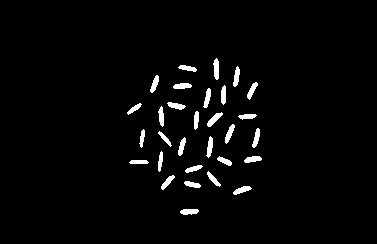
#> input picture computerVision/lab4/results/task1_closed.png, 377 x 244 px, given in place of rice.png, which was not available
$ python task1.py
#> lines starting #> are read from the running program, lines starting #| are printed output that depends on the picture; after the words box and inside, x2 and y2 are one past the last pixel; in counts of white or black regions, pixels touching at a corner belong together
### computerVision/lab4/core.py
import os

import cv2
import matplotlib.pyplot as plt


def prepare_environment(script_path):
    os.chdir(os.path.dirname(os.path.abspath(script_path)))
    os.makedirs("results", exist_ok=True)


def load_image(path, flags=cv2.IMREAD_COLOR):
#> called with path = 'images/rice.png', flags = 0
    image = cv2.imread(path, flags)
#> image: shape (244, 377); 2.7% white; 30 white regions, largest, box (x1, y1, x2, y2) and area: (213, 58, 219, 80) 100, (207, 112, 223, 127) 100, (225, 124, 235, 144) 94
    if image is None:
        raise FileNotFoundError(f"Не удалось прочитать {path}")
    return image


def otsu_threshold(image, inverse=False):
    mode = cv2.THRESH_BINARY_INV if inverse else cv2.THRESH_BINARY
    return cv2.threshold(image, 0, 255, mode + cv2.THRESH_OTSU)


def save_images(prefix, images):
    for name, image in images.items():
        cv2.imwrite(f"results/{prefix}_{name}.png", image)


def save_comparison(images, titles, path, layout, figsize, cmaps=None,
                    vmin=None, vmax=None):
    """Сохраняет сетку сравнения с отдельными палитрами и общим диапазоном."""
    plt.figure(figsize=figsize)
    for index, (image, title) in enumerate(zip(images, titles)):
        plt.subplot(*layout, index + 1)
        cmap = "gray" if cmaps is None else cmaps[index]
        plt.imshow(image, cmap=cmap, vmin=vmin, vmax=vmax)
        plt.title(title)
        plt.axis("off")
    plt.tight_layout()
    plt.savefig(path, dpi=150)


def finish_plots():
    if plt.get_backend().lower() != "agg":
        plt.show()
    plt.close("all")

### computerVision/lab4/task1.py
import cv2
import numpy as np
import matplotlib.pyplot as plt

if __package__:
    from .core import (finish_plots, load_image, otsu_threshold,
                       prepare_environment, save_comparison, save_images)
else:
    from core import (finish_plots, load_image, otsu_threshold,
                      prepare_environment, save_comparison, save_images)


def main():
    prepare_environment(__file__)

    original = load_image("images/rice.png", cv2.IMREAD_GRAYSCALE)


    threshold, binary = otsu_threshold(original)
#> threshold = 0
    kernel = cv2.getStructuringElement(cv2.MORPH_ELLIPSE, (3, 3))

    eroded = cv2.erode(binary, kernel)
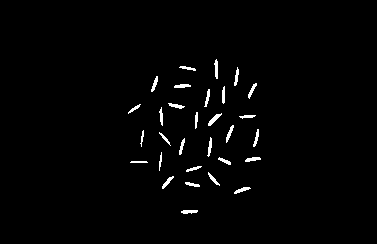
#> eroded: shape (244, 377); 1.5% white; 30 white regions, largest, box (x1, y1, x2, y2) and area: (208, 113, 222, 126) 66, (214, 59, 218, 79) 57, (226, 125, 234, 143) 55
    dilated = cv2.dilate(binary, kernel)
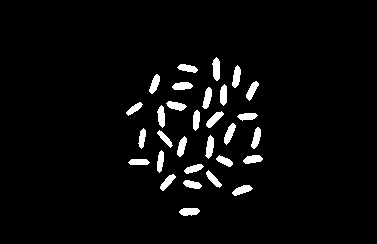
#> dilated: shape (244, 377); 4.1% white; 30 white regions, largest, box (x1, y1, x2, y2) and area: (212, 57, 220, 81) 147, (205, 135, 214, 159) 140, (206, 111, 224, 128) 138
    opened = cv2.morphologyEx(binary, cv2.MORPH_OPEN, kernel)
    closed = cv2.morphologyEx(opened, cv2.MORPH_CLOSE, kernel)
    removed = cv2.subtract(binary, opened)
#> removed: shape (244, 377); every value is 0
    added = cv2.subtract(closed, opened)

    print("Порог Оцу:", threshold)
#| Порог Оцу: 0.0
    print("Удалено пикселей при открытии:", np.count_nonzero(removed))
#| Удалено пикселей при открытии: 0
    print("Добавлено пикселей при закрытии:", np.count_nonzero(added))
#| Добавлено пикселей при закрытии: 0

    images = [original, binary, eroded, dilated, opened, closed]
    names = ["original", "binary", "eroded", "dilated", "opened", "closed"]
    titles = ["Фотография риса", "Бинаризация по Оцу", "Эрозия: эллипс 3 × 3",
              "Дилатация: эллипс 3 × 3", "Открытие: удаление выступов",
              "Закрытие после открытия"]

    save_images("task1", dict(zip(names, images)))
#> the loop in save_images, `for name, image in images.items():` made 6 passes
#> name on passes 1 to 6: 'original', 'binary', 'eroded', 'dilated', 'opened', 'closed'
    save_comparison(images, titles, "results/task1_comparison.png",
                    layout=(2, 3), figsize=(12, 8), vmin=0, vmax=255)
#> the loop in save_comparison, `for index, (image, title) in enumerate(zip(images, titles)):` made 6 passes
#> title on passes 1 to 6: 'Фотография риса', 'Бинаризация по Оцу', 'Эрозия: эллипс 3 × 3', 'Дилатация: эллипс 3 × 3', 'Открытие: удаление выступов', 'Закрытие после открытия'

    changes = cv2.cvtColor(binary, cv2.COLOR_GRAY2RGB)
#> changes is the input picture: shape (244, 377, 3); 2.7% white; 30 white regions, largest, box (x1, y1, x2, y2) and area: (213, 58, 219, 80) 100, (207, 112, 223, 127) 100, (225, 124, 235, 144) 94
    changes[removed > 0] = [255, 0, 0]
    changes[added > 0] = [0, 180, 255]
    plt.figure(figsize=(12, 5))
    for index, image in enumerate([binary, closed, changes]):
        plt.subplot(1, 3, index + 1)
        plt.imshow(image[55:195, 115:270], cmap="gray", vmin=0, vmax=255,
                   interpolation="nearest")
        plt.title(["До обработки", "После обработки",
                   "Красный: удалено; голубой: добавлено"][index])
        plt.axis("off")
#> this loop made 3 passes
    plt.tight_layout()
    plt.savefig("results/task1_details.png", dpi=180)
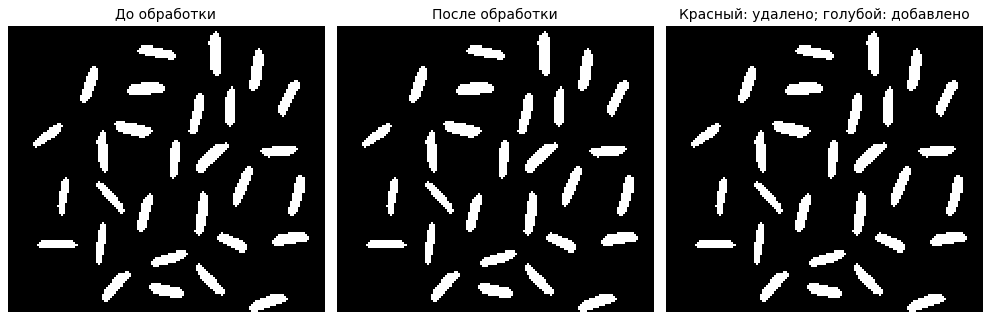
#> figure drawn by matplotlib, 3 panels
    save_images("task1", {"removed": removed, "added": added})
#> the loop in save_images (call 2), `for name, image in images.items():` made 2 passes

    finish_plots()


if __name__ == "__main__":
    main()

$ run again, on computerVision/lab4/results/task2_boundary.png
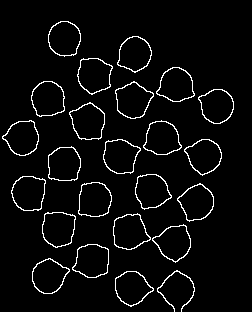
#> input picture computerVision/lab4/results/task2_boundary.png, 252 x 312 px, given in place of rice.png, which was not available
#> image: shape (312, 252); 4.4% white in thin lines or dots, all inside (x1, y1, x2, y2) = (2, 21, 234, 312)
#> threshold = 0
#> eroded: shape (312, 252); every value is 0
#> in main, `dilated = cv2.dilate(binary, kernel)`:
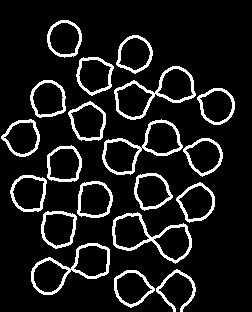
#> dilated: shape (312, 252); 10.6% white; 20 white regions, largest, box (x1, y1, x2, y2) and area: (102, 119, 183, 175) 711, (112, 212, 192, 264) 711, (114, 66, 196, 120) 708
#| Порог Оцу: 0.0
#| Удалено пикселей при открытии: 3422
#| Добавлено пикселей при закрытии: 0
#> the loop in save_images, `for name, image in images.items():` made 6 passes
#> name on passes 1 to 6: 'original', 'binary', 'eroded', 'dilated', 'opened', 'closed'
#> the loop in save_comparison, `for index, (image, title) in enumerate(zip(images, titles)):` made 6 passes
#> title on passes 1 to 6: 'Фотография риса', 'Бинаризация по Оцу', 'Эрозия: эллипс 3 × 3', 'Дилатация: эллипс 3 × 3', 'Открытие: удаление выступов', 'Закрытие после открытия'
#> in main, changes is the input picture: shape (312, 252, 3); 4.4% white in thin lines or dots, all inside (x1, y1, x2, y2) = (2, 21, 234, 312)
#> changes: shape (312, 252, 3); 4.35% of pixels changed, all inside (x1, y1, x2, y2) = (2, 21, 234, 312)
#> the loop in main, `for index, image in enumerate([binary, closed, changes]):` made 3 passes
#> in main, `plt.savefig("results/task1_details.png", dpi=180)`:
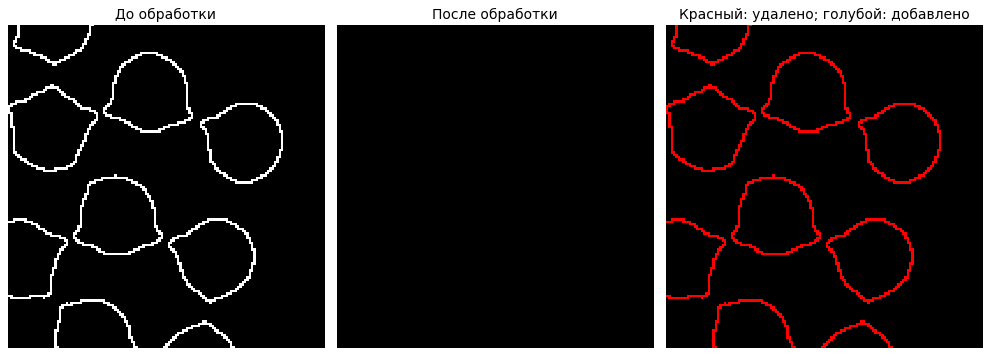
#> figure drawn by matplotlib, 3 panels
#> the loop in save_images (call 2), `for name, image in images.items():` made 2 passes

$ run again, on computerVision/lab4/results/task2_eroded.png
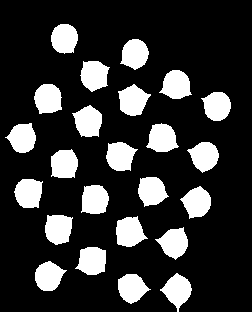
#> input picture computerVision/lab4/results/task2_eroded.png, 252 x 312 px, given in place of rice.png, which was not available
#> image: shape (312, 252); 20.2% white; 24 white regions, largest, box (x1, y1, x2, y2) and area: (116, 216, 148, 247) 694, (118, 84, 151, 116) 690, (72, 105, 102, 137) 681
#> threshold = 0
#> eroded: shape (312, 252); 17.6% white; 24 white regions, largest, box (x1, y1, x2, y2) and area: (119, 85, 150, 115) 600, (117, 218, 146, 246) 600, (74, 106, 101, 136) 590
#> dilated: shape (312, 252); 23.1% white; 24 white regions, largest, box (x1, y1, x2, y2) and area: (115, 215, 149, 248) 792, (117, 83, 152, 117) 784, (71, 104, 103, 138) 776
#> opened: shape (312, 252); 20.1% white; 24 white regions, largest, box (x1, y1, x2, y2) and area: (116, 217, 147, 247) 690, (118, 84, 151, 116) 688, (73, 105, 102, 137) 676
#> in main, `removed = cv2.subtract(binary, opened)`:
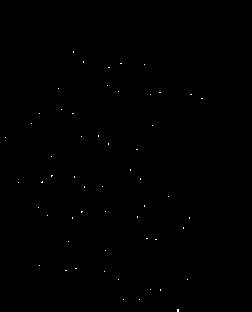
#> removed: shape (312, 252); 0.12% white in thin lines or dots, all inside (x1, y1, x2, y2) = (5, 51, 203, 312)
#> added: shape (312, 252); every value is 0
#| Порог Оцу: 0.0
#| Удалено пикселей при открытии: 92
#| Добавлено пикселей при закрытии: 0
#> the loop in save_images, `for name, image in images.items():` made 6 passes
#> name on passes 1 to 6: 'original', 'binary', 'eroded', 'dilated', 'opened', 'closed'
#> the loop in save_comparison, `for index, (image, title) in enumerate(zip(images, titles)):` made 6 passes
#> title on passes 1 to 6: 'Фотография риса', 'Бинаризация по Оцу', 'Эрозия: эллипс 3 × 3', 'Дилатация: эллипс 3 × 3', 'Открытие: удаление выступов', 'Закрытие после открытия'
#> in main, changes is the input picture: shape (312, 252, 3); 20.2% white; 24 white regions, largest, box (x1, y1, x2, y2) and area: (116, 216, 148, 247) 694, (118, 84, 151, 116) 690, (72, 105, 102, 137) 681
#> changes: shape (312, 252, 3); 0.12% of pixels changed, all inside (x1, y1, x2, y2) = (5, 51, 203, 312)
#> the loop in main, `for index, image in enumerate([binary, closed, changes]):` made 3 passes
#> in main, `plt.savefig("results/task1_details.png", dpi=180)`:
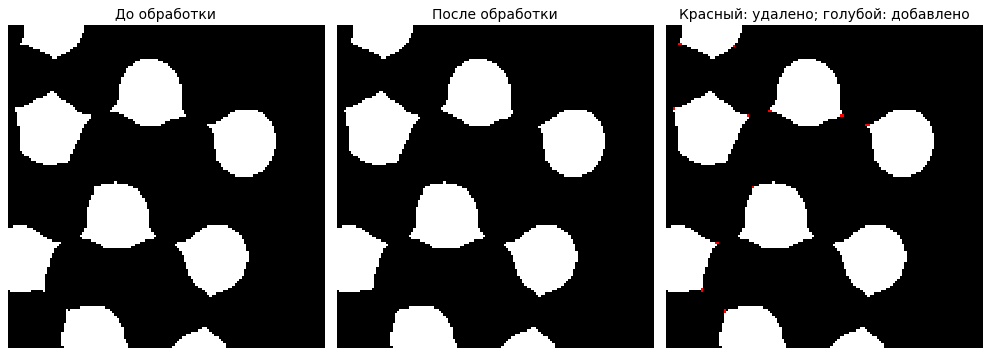
#> figure drawn by matplotlib, 3 panels
#> the loop in save_images (call 2), `for name, image in images.items():` made 2 passes
